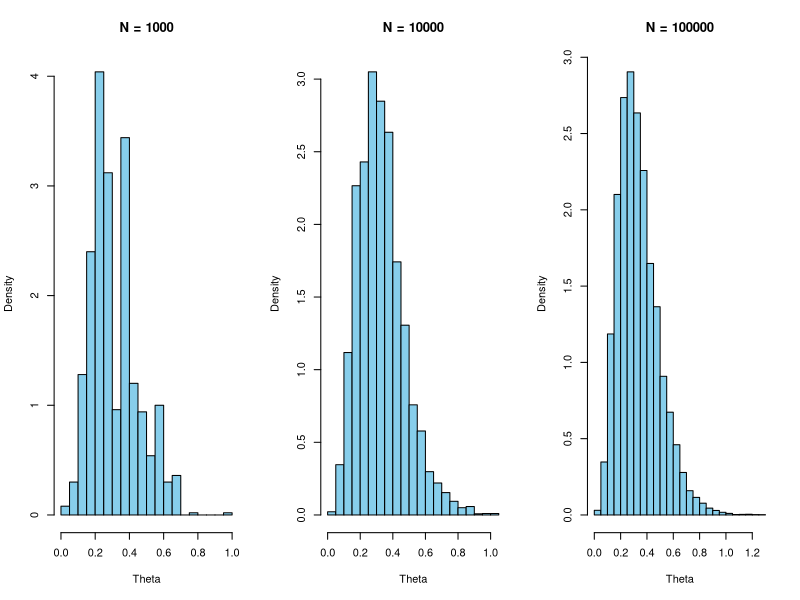
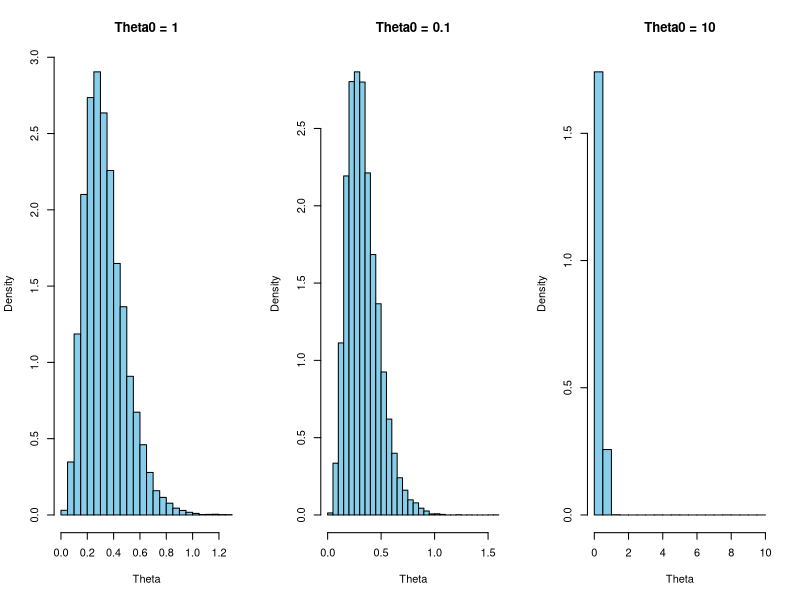
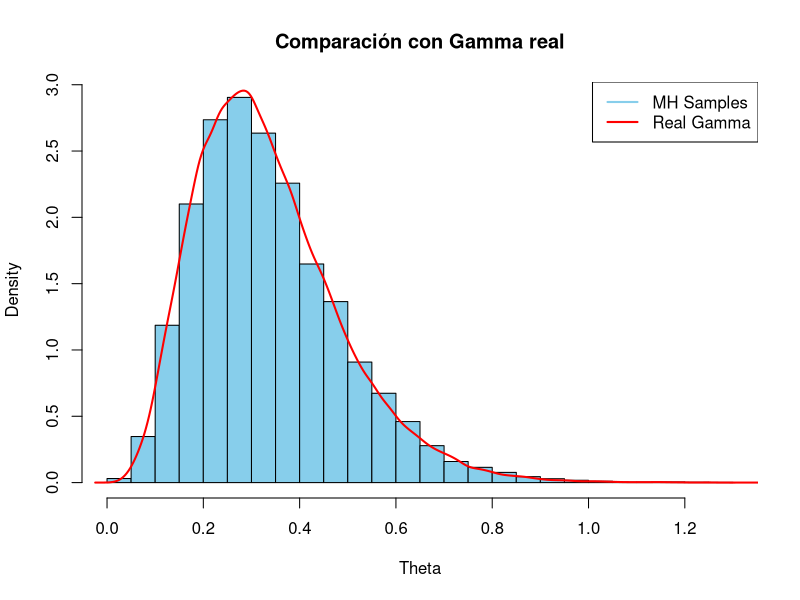

Recreate these plots in R, in order.
## ---- chunk 1
# Algoritmo Metropolis-Hastings
metropolis_hastings <- function(theta0, alpha, beta, iterations) {
  gamma_density <- function(x, alpha, beta) {
    if (x > 0) {
      return(x^(alpha - 1) * exp(-beta * x))
    } else {
      return(0)
    }
  }
  
  samples <- numeric(iterations)
  samples[1] <- theta0
  
  for (t in 2:iterations) {
    theta_star <- rnorm(1, mean = samples[t - 1], sd = 1)
        if (theta_star > 0) { 
      acceptance_ratio <- gamma_density(theta_star, alpha, beta) / 
                          gamma_density(samples[t - 1], alpha, beta)
    } else {
      acceptance_ratio <- 0
    }
    
    u <- runif(1)
    if (u < acceptance_ratio) {
      samples[t] <- theta_star
    } else {
      samples[t] <- samples[t - 1]
    }
  }
  
  return(samples)
}

# Configuración inicial
alpha <- 5
beta <- 15 
theta0 <- 1

# Diferentes cantidades de repeticiones
samples_1k <- metropolis_hastings(theta0, alpha, beta, 1000)
samples_10k <- metropolis_hastings(theta0, alpha, beta, 10000)
samples_100k <- metropolis_hastings(theta0, alpha, beta, 100000)

# Histogramas
par(mfrow = c(1, 3))
hist(samples_1k, breaks = 30, probability = TRUE, 
     main = "N = 1000", xlab = "Theta", col = "skyblue")
hist(samples_10k, breaks = 30, probability = TRUE, 
     main = "N = 10000", xlab = "Theta", col = "skyblue")
hist(samples_100k, breaks = 30, probability = TRUE, 
     main = "N = 100000", xlab = "Theta", col = "skyblue")
## ---- chunk 2

# Efecto de la condición inicial
samples_theta0_0.1 <- metropolis_hastings(0.1, alpha, beta, 100000)
samples_theta0_10 <- metropolis_hastings(10, alpha, beta, 100000)

# Histogramas
par(mfrow = c(1, 3))
hist(samples_100k, breaks = 30, probability = TRUE, 
     main = "Theta0 = 1", xlab = "Theta", col = "skyblue")
hist(samples_theta0_0.1, breaks = 30, probability = TRUE, 
     main = "Theta0 = 0.1", xlab = "Theta", col = "skyblue")
hist(samples_theta0_10, breaks = 30, probability = TRUE, 
     main = "Theta0 = 10", xlab = "Theta", col = "skyblue")
## ---- chunk 3

# Comparación con la distribución gamma real
samples_real <- rgamma(100000, shape = alpha, rate = beta)

# Graficar comparación
par(mfrow = c(1, 1))
hist(samples_100k, breaks = 30, probability = TRUE, 
     main = "Comparación con Gamma real", xlab = "Theta", col = "skyblue")
lines(density(samples_real), col = "red", lwd = 2)
legend("topright", legend = c("MH Samples", "Real Gamma"), 
       col = c("skyblue", "red"), lwd = 2)



